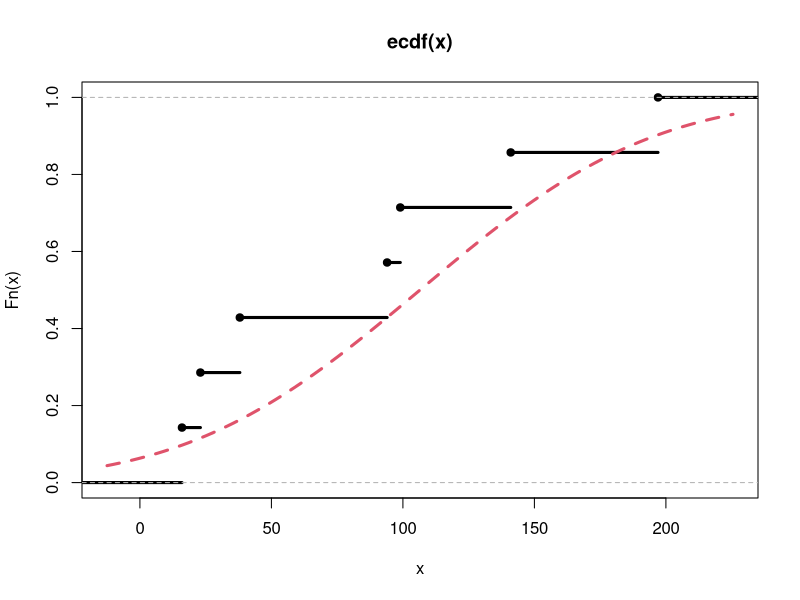
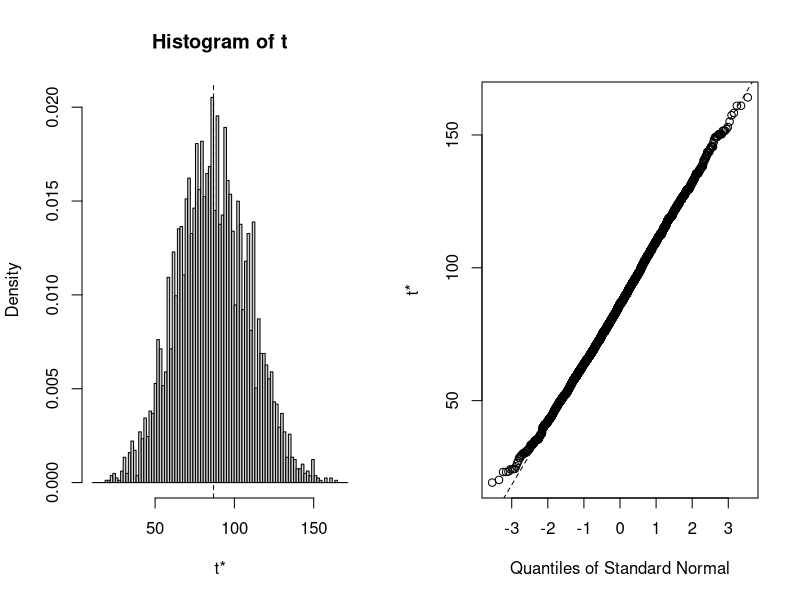
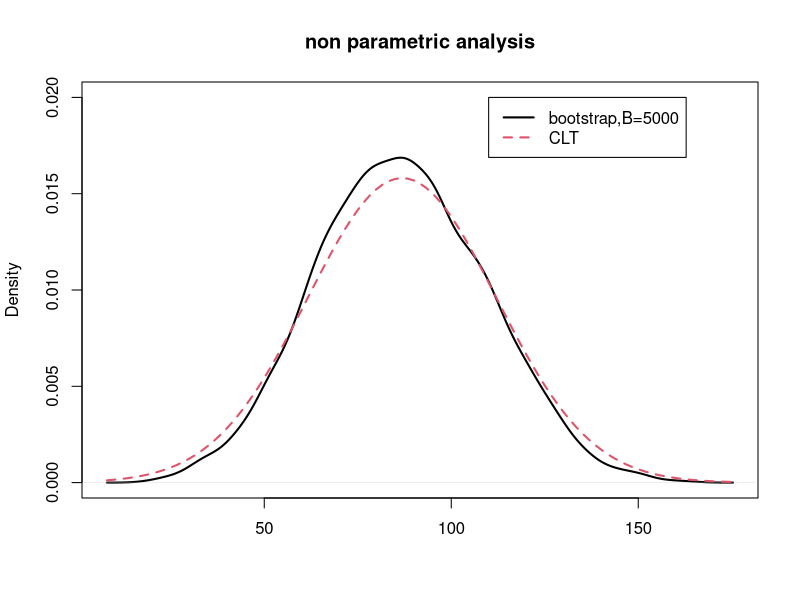
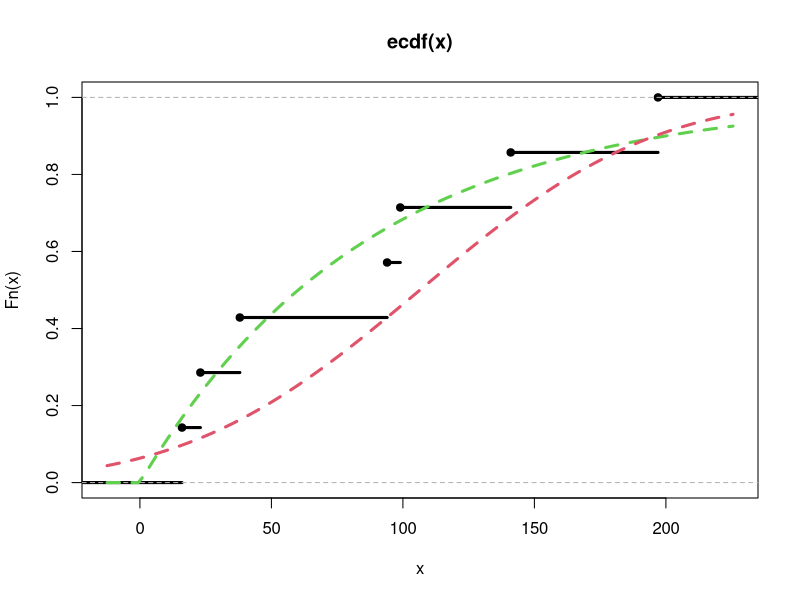
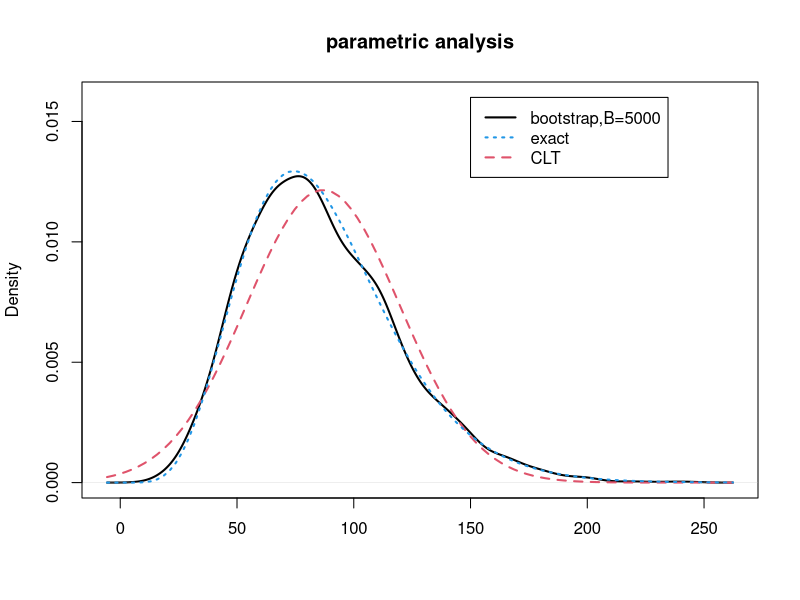
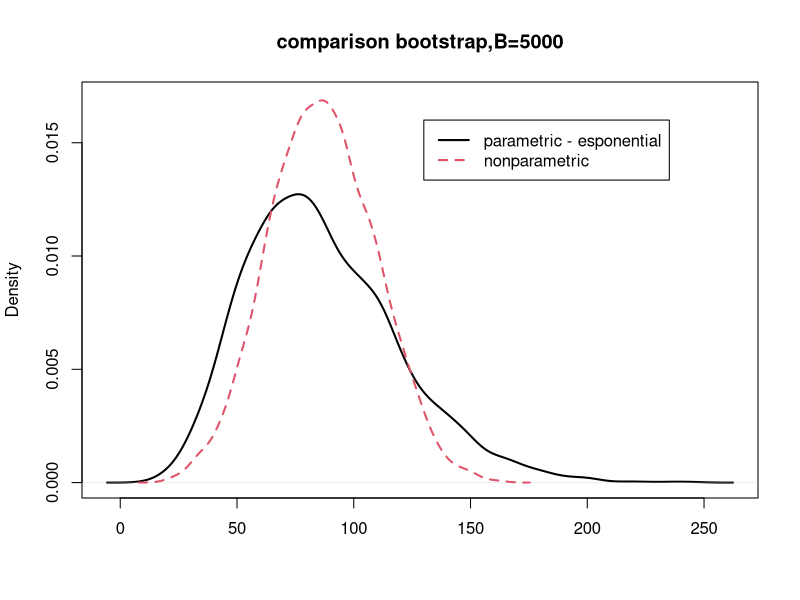
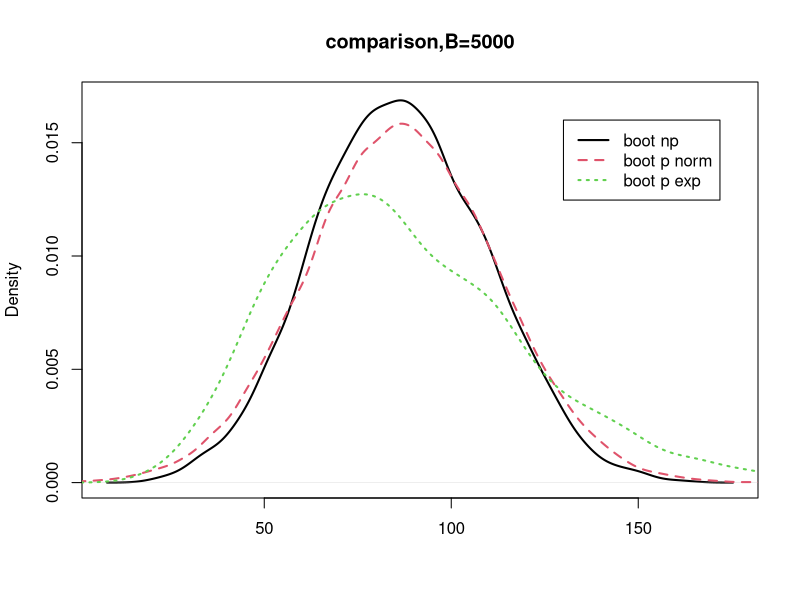

These charts were generated, in order, by the following R code:
# sample

x=c(94,197,16,38,99,141,23)
plot(ecdf(x),lwd=3)
curve(pnorm(x,mean=mean(x),sd=sd(x)),add=TRUE,lwd=3,lty=2,col=2)


### Non parametric analysis
library(boot)

media.f.np<-function(data,i){
  mean(data[i])
}

bootstrap.np<-boot(x,media.f.np,R=5000)
plot(bootstrap.np)

# Comparison between nonparametric bootstrap and CLT
media=mean(x)
varianza=var(x)
plot(density(bootstrap.np$t),main="non parametric analysis",lwd=2,xlab=" ",ylim=c(0,0.02))
curve(dnorm(x,mean=media,sd=sqrt(varianza/7)),add=TRUE,col=2,lwd=2,lty=2)
legend(110,0.020,legend=c("bootstrap,B=5000","CLT"),
       lwd=2,lty=c(1:2),col=c(1:2))


###### parametric solutions

plot(ecdf(x),lwd=3)
curve(pgamma(x,shape=1,scale=media),add=TRUE,lwd=3,lty=2,col=3)
curve(pnorm(x,mean=mean(x),sd=sd(x)),add=TRUE,lwd=3,lty=2,col=2)



## Parametric Analysis
media.f.p<-function(data){
  mean(data)
}

rg <- function(data, mle){
  out <- rgamma(length(data), shape=1,scale=mle)
  out
}

bootstrap.p <- boot(x, media.f.p, R=5000, sim="parametric",
                    ran.gen=rg, mle=mean(x))

## Comparison among parametric bootstrap (esponential), analytical solution and CLT

plot(density(bootstrap.p$t),main="parametric analysis",lwd=2,xlab=" ",ylim=c(0,0.016))
curve(dnorm(x,mean=media,sd=sqrt(media^2/7)),add=TRUE, col=2,lwd=2,lty=2)
curve(dgamma(x,shape=7,scale=media/7),add=TRUE, col=4,lwd=2,lty=3)
legend(150,0.016,legend=c("bootstrap,B=5000","exact","CLT"),
       lwd=2,lty=c(1,3,2),col=c(1,4,2))


## Comparison between parametric bootstrap (esponential) and nonparametric bootstrap 


plot(density(bootstrap.p$t),main="comparison bootstrap,B=5000",lwd=2,
     xlab=" ",ylim=c(0,0.017))
lines(density(bootstrap.np$t),col=2,lwd=2,lty=2)

legend(130,0.016,legend=c("parametric - esponential","nonparametric"),
       lwd=2,lty=c(1,2),col=c(1,2))


########### parametric bootstrap normal


media.f.p<-function(data){
  mean(data)
}

rg <- function(data, theta){
  media=theta[1]
  varianza=theta[2]
  out <- rnorm(length(data), mean=media,sd=sqrt(varianza))
  out
}

theta=c(mean(x),var(x))
bootstrap.p.norm <- boot(x, media.f.p, R=50000, sim="parametric",
                         ran.gen=rg, mle=theta)


## comparison


plot(density(bootstrap.np$t),main="comparison,B=5000",lwd=2,
     xlab=" ",ylim=c(0,0.017))
lines(density(bootstrap.p.norm$t),col=2,lwd=2,lty=2)
lines(density(bootstrap.p$t),col=3,lwd=2,lty=3)

legend(130,0.016,legend=c("boot np","boot p norm","boot p exp"),
       lwd=2,lty=c(1,2,3),col=c(1,2,3))



